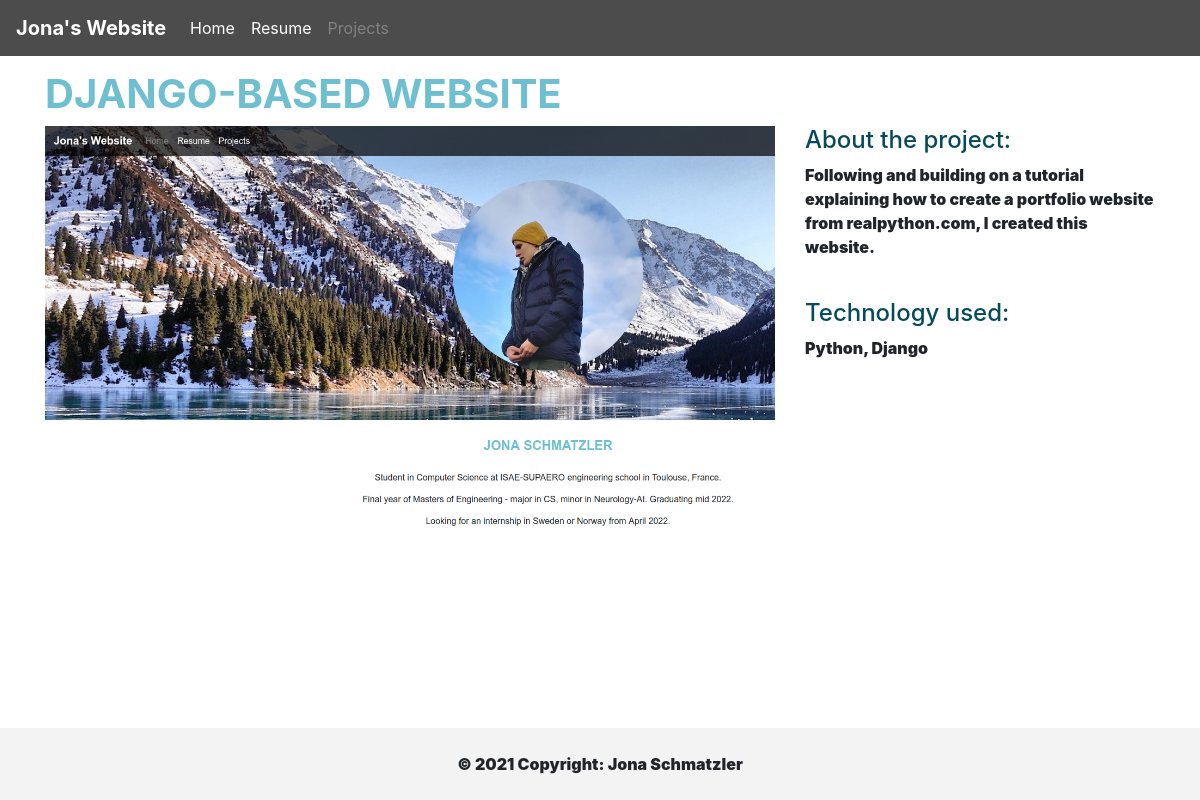
The app's page /projects/2/ with its own data.
### projects/models.py (models this page shows)
class Project(models.Model):
    title = models.CharField(max_length=100)
    description = models.TextField()
    technology = models.CharField(max_length=20)
    image = models.FilePathField(path="projects/static/img/")

### projects/views.py (the view)
# urls.py: path("<int:pk>/", views.project_detail, name="project_detail"),
def project_detail(request, pk):
    project = Project.objects.get(pk=pk)
    path = project.image
    static_path = path.split("/")[-2] + "/" + path.split("/")[-1]
    project.image = static_path
    project.title = project.title.upper()
    context = {
        'project': project
    }
    return render(request, 'project_detail.html', context)

### projects/templates/project_detail.html
{% extends "base.html" %}
{% load static %}
{% block page_content %}
<div class="container">
<h1 style="color: #6EBFCF;"><b>{{ project.title }}<b></h1>
<div class="row">
    <div class="col-md-8 text-left">
        <img src="{% static project.image %}" alt="" style="max-width: 100%;">
    </div>
    <div class="col-md-4">
        <h4 style="color: #054B59;">About the project:</h4>
        <p>{{ project.description }}</p>
        <br>
        <h4 style="color: #054B59;">Technology used:</h4>
        <p>{{ project.technology }}</p>
    </div>
</div>
<div class="container">
{% endblock %}

### records on screen
Project: title "DJANGO-BASED WEBSITE", image (picture), description "Following and building on a tutorial explaining how to create a portfolio website from realpython.com, I created this website.", technology "Python, Django"
